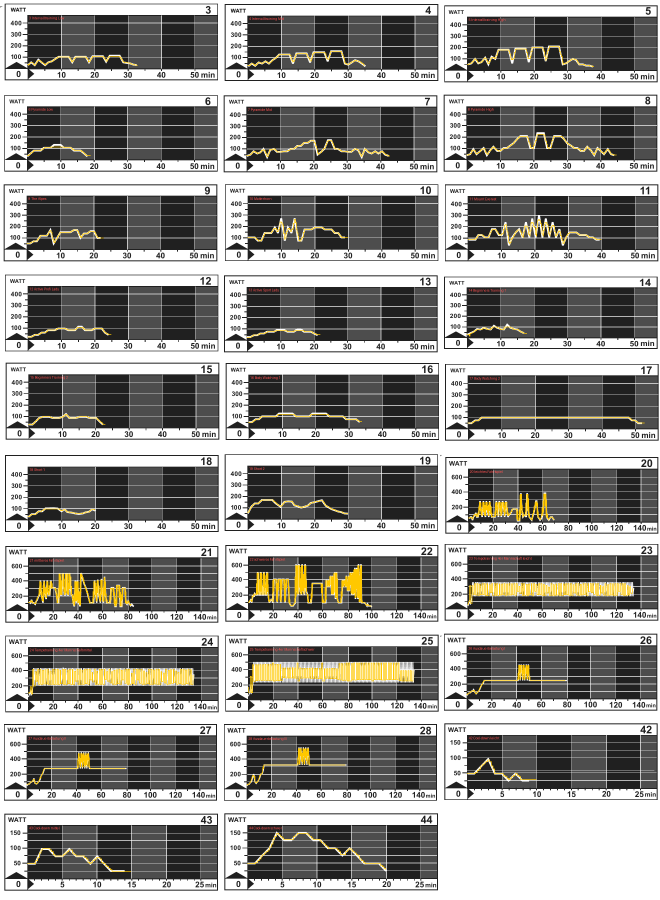
#> input picture Programme/Erzeugung/Vergleich.png, 1980 x 2700 px, given in place of p-5.png, which was not available (shown at 1/3 size)
$ python trace.py 5 5
#> lines starting #> are read from the running program, lines starting #| are printed output that depends on the picture; after the words box and inside, x2 and y2 are one past the last pixel; in counts of white or black regions, pixels touching at a corner belong together; long printed decimals are rounded
"""Traces the white power curve out of a Daum manual chart (rendered at 300 dpi)."""
from PIL import Image, ImageFilter

WHITE = 200
DARK = 120


def load_chart(page, top_preview):
    """Crops the chart whose box starts at preview-y `top_preview` (827 px wide preview, factor 3)."""
    im = Image.open(f"p-{page}.png").convert("L")
    return im.crop((340, top_preview * 3 - 15, 1000, top_preview * 3 + 255))


def plot_area(g):
    """Bounding box of the dark plot region (columns/rows that are mostly dark or white, not paper)."""
    w, h = g.size
    px = g.load()
    def dark_ratio_col(x):
        return sum(1 for y in range(h) if px[x, y] < DARK) / h
    # Low thresholds: in the dense tempo programs the white curve covers much of the plot.
    x0, x1 = longest_run([dark_ratio_col(x) > 0.2 for x in range(w)])
    def dark_ratio_row(y):
        return sum(1 for x in range(x0, x1) if px[x, y] < DARK) / (x1 - x0)
    y0, _ = longest_run([dark_ratio_row(y) > 0.12 for y in range(h)])
    # All plots are 161 px high at 300 dpi; the bottom edge is less reliable (axis labels, curve on the baseline).
    return x0, y0, x1, y0 + PLOT_HEIGHT


PLOT_HEIGHT = 161


def longest_run(flags, gap=6):
    """(first, last) index of the longest stretch of True, bridging short gaps (white grid lines cross the plot)."""
    flags = list(flags)
    # fill gaps of up to `gap` False between True values
    i = 0
    while i < len(flags):
        if not flags[i]:
            j = i
            while j < len(flags) and not flags[j]:
                j += 1
            if 0 < i and j < len(flags) and j - i <= gap:
                for k in range(i, j):
                    flags[k] = True
            i = j
        else:
            i += 1
    best, start = (0, 0), None
    for i, f in enumerate(flags + [False]):
        if f and start is None:
            start = i
        elif not f and start is not None:
            if i - 1 - start > best[1] - best[0]:
                best = (start, i - 1)
            start = None
    return best


def gridlines(g, box):
    """Thin white lines running through the whole plot: vertical (x positions) and horizontal (y positions)."""
    x0, y0, x1, y1 = box
    px = g.load()
    def runs(values):
        out, start = [], None
        for i, v in enumerate(values + [False]):
            if v and start is None:
                start = i
            elif not v and start is not None:
                out.append((start + i - 1) / 2)
                start = None
        return out
    vcols = [sum(1 for y in range(y0, y1) if px[x, y] > WHITE) / (y1 - y0) > 0.7 for x in range(x0, x1)]
    hrows = [sum(1 for x in range(x0, x1) if px[x, y] > WHITE) / (x1 - x0) > 0.7 for y in range(y0, y1)]
    return [x0 + v for v in runs(vcols)], [y0 + v for v in runs(hrows)]


# Grid spacing in px at 300 dpi per chart type (keyed by minutes per vertical grid line), measured on charts without
# a dense curve (1, 20, 42). Dense curves hide grid lines or add false ones, so the spacing is not measured per chart.
GRID = {10: (100.1, 34.2), 20: (73.9, 22.5), 5: (103.6, 22.7)}


CURVE = 6  # line thickness in px; a taller white run in one column is a jump


def envelope(g, box):
    """Top and bottom y of the white curve per column (None where nothing), for the densely hatched programs."""
    x0, y0, x1, y1 = box
    mask = g.crop(box).point(lambda v: 255 if v > WHITE else 0)
    opened = mask.filter(ImageFilter.MinFilter(3)).filter(ImageFilter.MaxFilter(3))
    px = opened.load()
    w, h = opened.size
    out = []
    for x in range(w):
        hits = [y for y in range(h) if px[x, y]]
        out.append((x0 + x, (y0 + min(hits) + CURVE / 2, y0 + max(hits) - CURVE / 2) if hits else None))
    return out


def curve(g, box):
    """
    y of the thick curve per column (None where nothing): grid lines (1-2 px) vanish under a 3x3 opening, the curve is ~5 px.
    In a column with a jump the curve covers the whole height; the value there is the end farther from the previous
    column, i.e. where the jump goes, so narrow spikes keep their height instead of being averaged away.
    """
    x0, y0, x1, y1 = box
    mask = g.crop(box).point(lambda v: 255 if v > WHITE else 0)
    opened = mask.filter(ImageFilter.MinFilter(3)).filter(ImageFilter.MaxFilter(3))
    px = opened.load()
    w, h = opened.size
    ys, previous = [], None
    for x in range(w):
        hits = [y for y in range(h) if px[x, y]]
        if not hits:
            ys.append(None)
            continue
        top, bottom = min(hits), max(hits)
        if bottom - top <= CURVE or previous is None:
            y = (top + bottom) / 2
        else:
            y = top + CURVE / 2 if abs(top - previous) > abs(bottom - previous) else bottom - CURVE / 2
        ys.append(y0 + y)
        previous = y
    return [(x0 + x, y) for x, y in zip(range(w), ys)]


def trace(page, top, minutes_per_grid, watts_per_grid):
    g = load_chart(page, top)
#> in load_chart, `im = Image.open(f"p-{page}.png").convert("L")`:
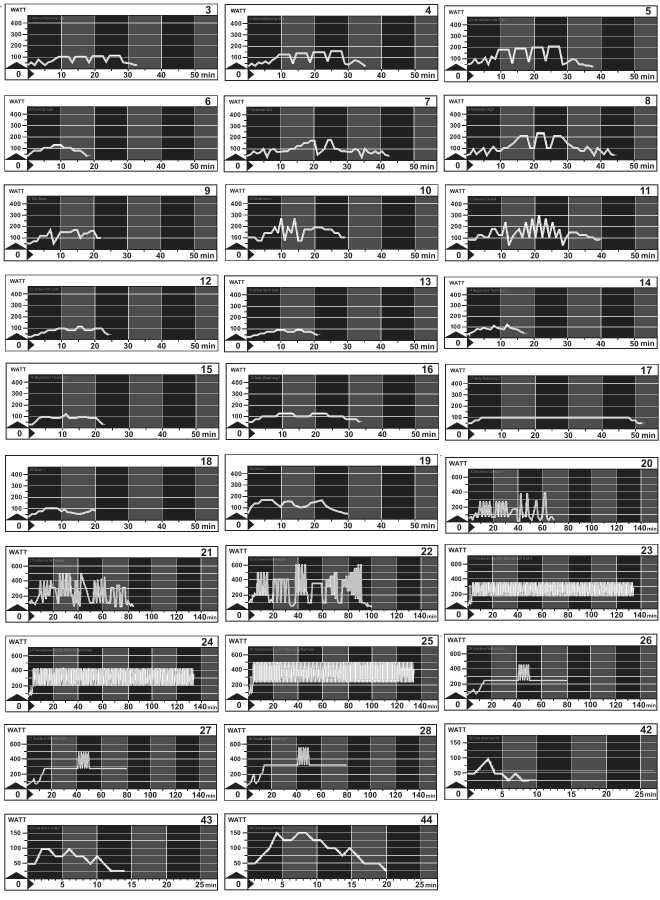
#> im: PIL image 1980x2700 L (shown at 1/3 size); min 32, max 255, mean 152.9
#> in load_chart, `return im.crop((340, top_preview * 3 - 15, 1000, top_preview * 3 + 255))`:
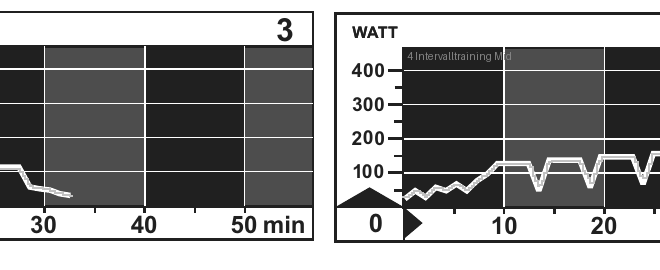
#> returned value: PIL image 660x270 L; min 32, max 255, mean 145.9
    box = plot_area(g)
#> in longest_run, `flags = list(flags)`: flags = 660 items, first 6: True, True, True, True, True, True
#> the loop in longest_run, `while i < len(flags):` made 596 passes
#> after the loop in longest_run, `while i < len(flags):`: i = 660; j = 605
#> the loop in longest_run, `for i, f in enumerate(flags + [False]):` made 661 passes
#> best on pass 315: (0, 313)
#> in plot_area, `x0, x1 = longest_run([dark_ratio_col(x) > 0.2 for x in range(w)])`: x0 = 0; x1 = 313
#> the loop in longest_run (call 2), `while i < len(flags):` made 188 passes
#> i on passes 1, 4, 28, 62, 96: 11, 45, 70, 104, 138
#> i on passes 2, 3, 5, 6, 7, 8: 12, 13, 46, 47, 48, 49
#> the loop in longest_run (call 2), `for i, f in enumerate(flags + [False]):` made 271 passes
#> (f, best) on pass 14: (False, (11, 12))
#> f on passes 1 to 6: False, False, False, False, False, False
#> in plot_area, `y0, _ = longest_run([dark_ratio_row(y) > 0.12 for y in range(h)])`: y0 = 45
#> box = (0, 45, 313, 206)
    vx, hy = gridlines(g, box)
#> in gridlines, `x0, y0, x1, y1 = box`: y0 = 45; y1 = 206
#> in gridlines, `vcols = [sum(1 for y in range(y0, y1) if px[x, y] > WHITE) / (y1 - y0)..`: vcols = 313 items, first 6: False, False, False, False, False, False
#> in gridlines, `hrows = [sum(1 for x in range(x0, x1) if px[x, y] > WHITE) / (x1 - x0)..`: hrows = 161 items, first 6: False, False, False, False, False, False
#> the loop in runs, `for i, v in enumerate(values + [False]):` made 314 passes
#> after the loop in runs, `for i, v in enumerate(values + [False]):`: out = [44, 144.5, 244]
#> the loop in runs (call 2), `for i, v in enumerate(values + [False]):` made 162 passes
#> vx = [44, 144.5, 244]; hy = [68.5, 103, 137, 171]
    # x: plot left edge is 0 min, vertical lines every `minutes_per_grid`
    spacing_x = (vx[-1] - vx[0]) / (len(vx) - 1)
#> spacing_x = 100
    # y: horizontal lines every `watts_per_grid`, the lowest one is the first grid value
    hy = sorted(hy, reverse=True)
#> hy = [171, 137, 103, 68.5]
    spacing_y = (hy[0] - hy[-1]) / (len(hy) - 1)
#> spacing_y = 34.17
    base_y = hy[0] + spacing_y  # 0 W
#> base_y = 205.2
    pts = []
    for x, y in curve(g, box):
#> in curve, `x0, y0, x1, y1 = box`: x0 = 0; y0 = 45; x1 = 313; y1 = 206
#> in curve, `mask = g.crop(box).point(lambda v: 255 if v > WHITE else 0)`:
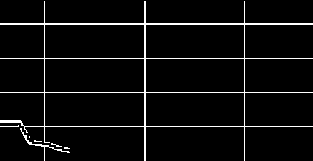
#> mask: PIL image 313x161 L; 4.8% white in thin lines or dots
#> in curve, `opened = mask.filter(ImageFilter.MinFilter(3)).filter(ImageFilter.MaxF..`:
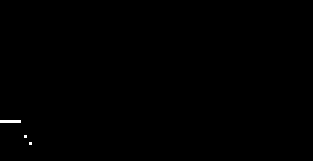
#> opened: PIL image 313x161 L; 0.16% white; 3 white regions (2 under 20 px), largest, box (x1, y1, x2, y2) and area: (0, 120, 21, 123) 63
#> in curve, `w, h = opened.size`: w = 313; h = 161
        if y is None:
            continue
        t = (x - box[0]) / spacing_x * minutes_per_grid * 60
        w = (base_y - y) / spacing_y * watts_per_grid
        pts.append((t, w))
#> this loop made 313 passes
#> after the loop, pts = 27 pairs, first value 0 to 186, second value 50.24 to 114.6
    return box, vx, hy, pts


if __name__ == "__main__":
    import sys
    page, top = int(sys.argv[1]), int(sys.argv[2])
    box, vx, hy, pts = trace(page, top, 10, 100)
#> box = (0, 45, 313, 206); vx = [44, 144.5, 244]; hy = [171, 137, 103, 68.5]
    print("box", box, "vx", vx, "hy", hy)
#| box (0, 45, 313, 206) vx [44.0, 144.5, 244.0] hy [171.0, 137.0, 103.0, 68.5]
    for t, w in pts[:: max(1, len(pts) // 40)]:
        print(f"{t/60:5.1f} min {w:5.0f} W")
#> this loop made 27 passes
#> (t, w) on passes 1 to 12: (0, 114.6), (6, 114.6), (12, 114.6), (18, 114.6), (24, 114.6), (30, 114.6), (36, 114.6), (42, 114.6), (48, 114.6), (54, 114.6), (60, 114.6), (66, 114.6)
#|   0.0 min   115 W
#|   0.1 min   115 W
#|   0.2 min   115 W
#|   0.3 min   115 W
#|   0.4 min   115 W
#|   0.5 min   115 W
#|   0.6 min   115 W
#|   0.7 min   115 W
#> (further printed lines are left out)
    print("end", pts[-1][0] / 60, "max", max(w for _, w in pts))
#| end 3.1 max 114.634
